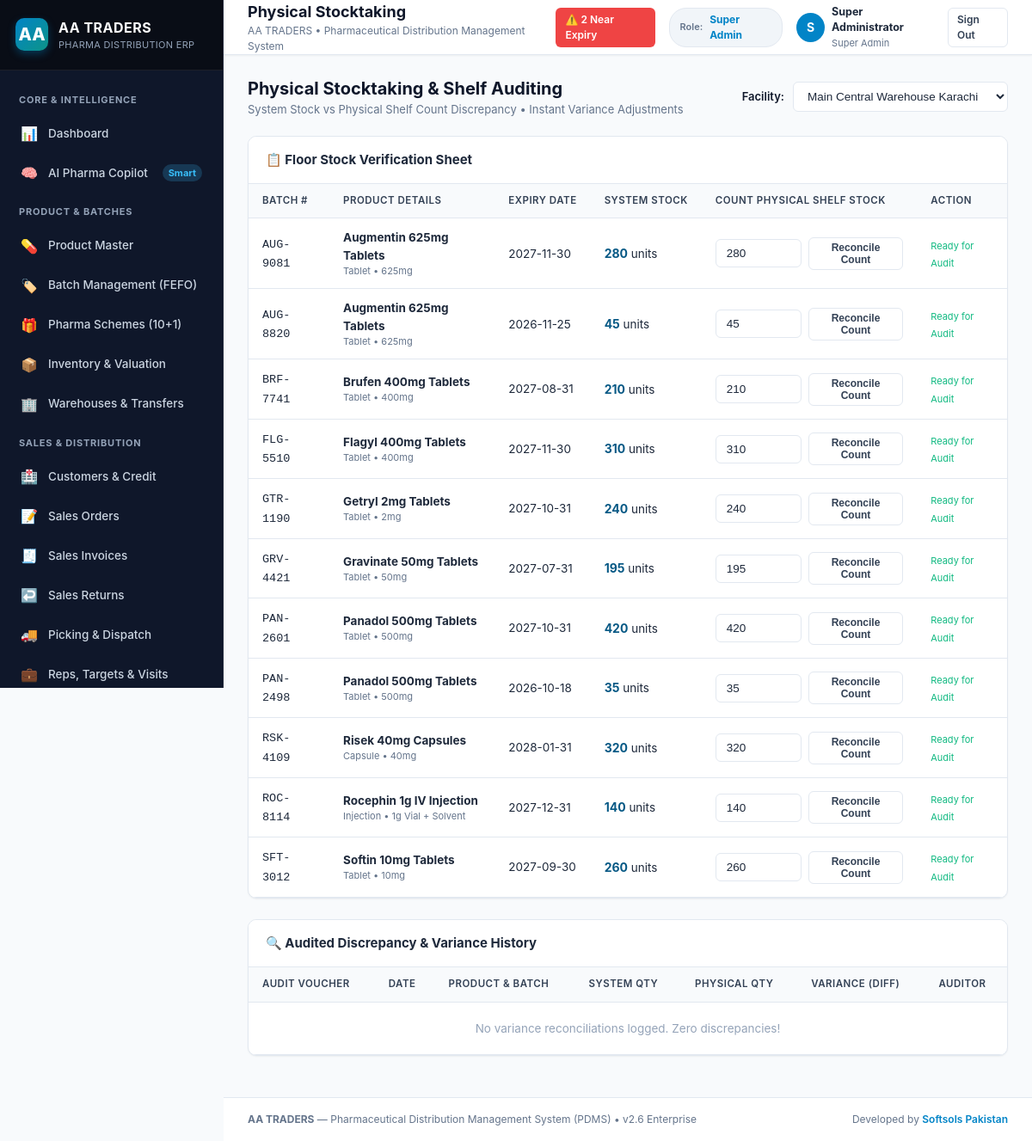
Page /stocktaking.php (signed in) on the committed database.
### tables this page shows
CREATE TABLE company_settings (
    id INTEGER PRIMARY KEY AUTOINCREMENT,
    name TEXT NOT NULL,
    trade_name TEXT,
    ntn TEXT,
    strn TEXT,
    drug_license_no TEXT,
    address TEXT,
    city TEXT,
    country TEXT DEFAULT 'Pakistan',
    phone TEXT,
    email TEXT,
    website TEXT,
    bank_name TEXT,
    bank_account_title TEXT,
    bank_account_no TEXT,
    iban TEXT,
    invoice_footer_note TEXT,
    currency_symbol TEXT DEFAULT 'Rs.',
    currency_code TEXT DEFAULT 'PKR',
    updated_at DATETIME DEFAULT CURRENT_TIMESTAMP
);

CREATE TABLE product_batches (
    id INTEGER PRIMARY KEY AUTOINCREMENT,
    product_id INTEGER NOT NULL,
    warehouse_id INTEGER NOT NULL,
    batch_number TEXT NOT NULL,
    mfg_date DATE NOT NULL,
    expiry_date DATE NOT NULL,
    purchase_price REAL NOT NULL DEFAULT 0.0,  -- Purchase rate per pack
    trade_price REAL NOT NULL DEFAULT 0.0,     -- Distributor Trade Price (TP)
    mrp_retail_price REAL NOT NULL DEFAULT 0.0,-- Maximum Retail Price (MRP)
    quantity_received INTEGER DEFAULT 0,
    quantity_available INTEGER DEFAULT 0,
    quantity_reserved INTEGER DEFAULT 0,
    quantity_damaged INTEGER DEFAULT 0,
    quantity_expired INTEGER DEFAULT 0,
    barcode TEXT,
    status TEXT DEFAULT 'active', -- active, quarantined, recalled, expired
    created_at DATETIME DEFAULT CURRENT_TIMESTAMP,
    FOREIGN KEY (product_id) REFERENCES products(id),
    FOREIGN KEY (warehouse_id) REFERENCES warehouses(id)
);

CREATE TABLE products (
    id INTEGER PRIMARY KEY AUTOINCREMENT,
    code TEXT UNIQUE NOT NULL,
    name TEXT NOT NULL,
    generic_name TEXT,
    brand_name TEXT,
    category_id INTEGER,
    therapeutic_id INTEGER,
    manufacturer_id INTEGER,
    dosage_form TEXT, -- Tablet, Capsule, Syrup, Injection, Cream, Drops, Suspension, Ointment
    strength TEXT,    -- e.g., 500mg, 10mg/ml, 1g
    pack_size TEXT,   -- e.g., 20 tablets, 1 vial, 120ml
    unit TEXT DEFAULT 'Box', -- Box, Pack, Strip, Bottle, Ampoule
    barcode TEXT,
    gtin TEXT,
    sku TEXT,
    tax_category TEXT DEFAULT 'exempt', -- exempt, standard, reduced
    tax_rate REAL DEFAULT 0.0,
    is_prescription INTEGER DEFAULT 1,
    min_stock INTEGER DEFAULT 10,
    max_stock INTEGER DEFAULT 1000,
    reorder_level INTEGER DEFAULT 25,
    safety_stock INTEGER DEFAULT 15,
    is_active INTEGER DEFAULT 1,
    created_at DATETIME DEFAULT CURRENT_TIMESTAMP,
    FOREIGN KEY (category_id) REFERENCES product_categories(id),
    FOREIGN KEY (therapeutic_id) REFERENCES therapeutic_classes(id),
    FOREIGN KEY (manufacturer_id) REFERENCES manufacturers(id)
);

### includes/auth.php (called while the page is built, shortened)
<?php
class Auth {
    public static function check(): bool {
        return isset($_SESSION['user_id']);
    }
    public static function user(): ?array {
        return [
            'id' => $_SESSION['user_id'],
            'username' => $_SESSION['username'],
            'name' => $_SESSION['full_name'],
            'email' => $_SESSION['email'],
            'role' => $_SESSION['role'],
        ];
    }
}

### stocktaking.php (the view, shortened to what this page needs)
<?php
$pageTitle = 'Physical Stocktaking';
require_once __DIR__ . '/includes/header.php';
$warehouseFilter = isset($_GET['warehouse_id']) && $_GET['warehouse_id'] !== '' ? (int)$_GET['warehouse_id'] : 1;
$batches = $db->query("
    SELECT b.*, p.name as product_name, p.code as product_code, p.dosage_form, p.strength,
           w.name as warehouse_name
    FROM product_batches b
    JOIN products p ON b.product_id = p.id
    JOIN warehouses w ON b.warehouse_id = w.id
    WHERE b.warehouse_id = {$warehouseFilter} AND b.status = 'active'
    ORDER BY p.name ASC
")->fetchAll();
$warehouses = $db->query("SELECT id, name FROM warehouses WHERE is_active = 1 ORDER BY name ASC")->fetchAll();
$recentAdjustments = $db->query("
    SELECT a.*, ai.system_quantity, ai.physical_quantity, ai.difference_quantity,
           p.name as product_name, pb.batch_number, u.full_name as auditor_name
    FROM stock_adjustments a
    JOIN stock_adjustment_items ai ON a.id = ai.adjustment_id
    JOIN products p ON ai.product_id = p.id
    JOIN product_batches pb ON ai.batch_id = pb.id
    LEFT JOIN users u ON a.adjusted_by = u.id
    ORDER BY a.id DESC LIMIT 10
")->fetchAll();
?>
<div style="display: flex; justify-content: space-between; align-items: center; margin-bottom: 20px;">
    <div>
        <h2 style="font-size: 20px; font-weight: 700; color: var(--slate-900);">Physical Stocktaking &amp; Shelf Auditing</h2>
        <p style="font-size: 13px; color: var(--slate-500);">System Stock vs Physical Shelf Count Discrepancy &bull; Instant Variance Adjustments</p>
    </div>
    <div style="display: flex; gap: 10px; align-items: center;">
        <label style="font-weight: 600; font-size: 13px;">Facility:</label>
        <select onchange="window.location.href='stocktaking.php?warehouse_id=' + this.value" class="form-select" style="width: 250px;">
            <?php foreach ($warehouses as $wh): ?>
                <option value="<?= $wh['id'] ?>" <?= $wh['id'] === $warehouseFilter ? 'selected' : '' ?>>
                    <?= htmlspecialchars($wh['name']) ?>
                </option>
            <?php endforeach; ?>
        </select>
    </div>
</div>
<div class="card" style="margin-bottom: 24px;">
    <div class="card-header">
        <span class="card-title">📋 Floor Stock Verification Sheet</span>
    </div>
    <div class="card-body" style="padding: 0;">
        <div class="table-responsive">
            <table class="table">
                <thead>
                    <tr>
                        <th>Batch #</th>
                        <th>Product Details</th>
                        <th>Expiry Date</th>
                        <th>System Stock</th>
                        <th>Count Physical Shelf Stock</th>
                        <th>Action</th>
                    </tr>
                </thead>
                <tbody>
                    <?php foreach ($batches as $b): ?>
                        <tr>
                            <td><code><?= htmlspecialchars($b['batch_number']) ?></code></td>
                            <td>
                                <strong><?= htmlspecialchars($b['product_name']) ?></strong>
                                <div style="font-size: 11px; color: var(--slate-500);"><?= htmlspecialchars($b['dosage_form']) ?> &bull; <?= htmlspecialchars($b['strength']) ?></div>
                            </td>
                            <td><?= htmlspecialchars($b['expiry_date']) ?></td>
                            <td>
                                <strong style="font-size: 14px; color: var(--primary-dark);"><?= $b['quantity_available'] ?></strong> units
                            </td>
                            <td>
                                <form method="POST" action="stocktaking.php" style="display: flex; gap: 8px; align-items: center;">
                                    <input type="number" name="physical_quantity" class="form-control form-control-sm" style="width: 100px;" value="<?= $b['quantity_available'] ?>" min="0" required>
                                    <button type="submit" class="btn btn-secondary btn-sm" onclick="return confirm('Confirm physical count reconciliation for batch <?= htmlspecialchars($b['batch_number']) ?>?')">
                                        Reconcile Count
                                    </button>
                                </form>
                            </td>
                            <td>
                                <span style="font-size: 11px; color: #10b981;">Ready for Audit</span>
                            </td>
                        </tr>
                    <?php endforeach; ?>
                </tbody>
            </table>
        </div>
    </div>
</div>
<div class="card">
    <div class="card-header">
        <span class="card-title">🔍 Audited Discrepancy &amp; Variance History</span>
    </div>
    <div class="card-body" style="padding: 0;">
        <div class="table-responsive">
            <table class="table">
                <thead>
                    <tr>
                        <th>Audit Voucher</th>
                        <th>Date</th>
                        <th>Product &amp; Batch</th>
                        <th>System Qty</th>
                        <th>Physical Qty</th>
                        <th>Variance (Diff)</th>
                        <th>Auditor</th>
                    </tr>
                </thead>
                <tbody>
                    <?php if (empty($recentAdjustments)): ?>
                        <tr><td colspan="7" style="text-align: center; color: var(--slate-400); padding: 20px;">No variance reconciliations logged. Zero discrepancies!</td></tr>
                    <?php endif; ?>
                </tbody>
            </table>
        </div>
    </div>
</div>
<?php require_once __DIR__ . '/includes/footer.php'; ?>

### includes/header.php (shortened to what this page needs)
<?php
require_once __DIR__ . '/auth.php';
$currentUser = Auth::user();
$db = Database::getConnection();
$nearExpiryCount = $db->query("
    SELECT COUNT(*) FROM product_batches
    WHERE status = 'active'
      AND quantity_available > 0
      AND julianday(expiry_date) - julianday('now') <= 90
")->fetchColumn();
$company = $db->query("SELECT * FROM company_settings LIMIT 1")->fetch();
$companyName = $company['name'] ?? 'AA TRADERS';
?>
<!DOCTYPE html>
<html lang="en">
<head>
    <link rel="stylesheet" href="assets/css/app.css">
</head>
<body>
<div class="app-container">
    <?php require_once __DIR__ . '/sidebar.php'; ?>
    <div class="main-content">
        <header class="topbar no-print">
            <div class="topbar-left">
                <div>
                    <h2 class="topbar-title"><?= htmlspecialchars($pageTitle ?? 'Overview') ?></h2>
                    <p class="topbar-subtitle"><?= htmlspecialchars($companyName) ?> &bull; Pharmaceutical Distribution Management System</p>
                </div>
            </div>
            <div class="topbar-right">
                <?php if ($nearExpiryCount > 0): ?>
                    <a href="expiry.php" class="btn btn-sm btn-danger" title="<?= $nearExpiryCount ?> Batches Near Expiry (< 90 Days)">
                        ⚠️ <?= $nearExpiryCount ?> Near Expiry
                    </a>
                <?php endif; ?>
                <div class="role-pill">
                    <span style="font-size: 11px; color: var(--slate-500);">Role:</span>
                    <span style="font-weight: 700; color: #0284c7; font-size: 12px;"><?= htmlspecialchars(ucwords(str_replace('_', ' ', $currentUser['role'] ?? 'User'))) ?></span>
                </div>
                <div style="display: flex; align-items: center; gap: 8px;">
                    <div style="width: 34px; height: 34px; border-radius: 50%; background: #0284c7; color: #fff; display: flex; align-items: center; justify-content: center; font-weight: 700;">
                        <?= strtoupper(substr($currentUser['name'] ?? 'U', 0, 1)) ?>
                    </div>
                    <div style="display: flex; flex-direction: column;">
                        <span style="font-size: 12.5px; font-weight: 700; color: #1e293b;"><?= htmlspecialchars($currentUser['name'] ?? 'User') ?></span>
                        <span style="font-size: 11px; color: #64748b;"><?= htmlspecialchars(ucwords(str_replace('_', ' ', $currentUser['role'] ?? ''))) ?></span>
                    </div>
                </div>
                <a href="logout.php" class="btn btn-secondary btn-sm" title="Sign Out">Sign Out</a>
            </div>
        </header>
        <main class="page-body">

### assets/css/app.css (style rules this page uses)
:root { --primary: #0284c7; --primary-hover: #0369a1; --primary-light: #e0f2fe; --primary-dark: #075985; --secondary: #0d9488; --secondary-light: #ccfbf1; --success: #10b981; --success-light: #d1fae5; --warning: #f59e0b; --warning-light: #fef3c7; --danger: #ef4444; --danger-light: #fee2e2; --info: #3b82f6; --info-light: #dbeafe; --slate-50: #f8fafc; --slate-100: #f1f5f9; --slate-200: #e2e8f0; --slate-300: #cbd5e1; --slate-400: #94a3b8; --slate-500: #64748b; --slate-600: #475569; --slate-700: #334155; --slate-800: #1e293b; --slate-900: #0f172a; --bg-main: #f8fafc; --card-bg: #ffffff; --border-color: #e2e8f0; --text-primary: #0f172a; --text-secondary: #475569; --text-muted: #64748b; --radius-sm: 6px; --radius-md: 10px; --radius-lg: 14px; --shadow-sm: 0 1px 2px 0 rgb(0 0 0 / 0.05); --shadow-md: 0 4px 6px -1px rgb(0 0 0 / 0.08), 0 2px 4px -2px rgb(0 0 0 / 0.06); --shadow-lg: 0 10px 15px -3px rgb(0 0 0 / 0.08), 0 4px 6px -4px rgb(0 0 0 / 0.05); }
* { box-sizing: border-box; margin: 0; padding: 0; }
body { font-family: -apple-system, BlinkMacSystemFont, "Segoe UI", Roboto, "Helvetica Neue", Arial, sans-serif; background-color: var(--bg-main); color: var(--text-primary); line-height: 1.5; font-size: 14px; overflow-x: hidden; }
.app-container { display: flex; min-height: 100vh; }
.main-content { flex: 1; display: flex; flex-direction: column; min-width: 0; background: var(--bg-main); }
.topbar { height: 64px; background: #ffffff; border-bottom: 1px solid var(--border-color); display: flex; align-items: center; justify-content: space-between; padding: 0 28px; position: sticky; top: 0; z-index: 30; box-shadow: var(--shadow-sm); }
.topbar-left { display: flex; align-items: center; gap: 16px; }
.topbar-title { font-size: 18px; font-weight: 700; color: var(--slate-900); }
.topbar-subtitle { font-size: 12px; color: var(--slate-500); }
.topbar-right { display: flex; align-items: center; gap: 16px; }
.role-pill { background: var(--slate-100); padding: 4px 12px; border-radius: 20px; border: 1px solid var(--border-color); display: flex; align-items: center; gap: 8px; font-size: 12px; font-weight: 600; color: var(--slate-700); }
.page-body { padding: 24px 28px; flex: 1; }
.card { background: var(--card-bg); border: 1px solid var(--border-color); border-radius: var(--radius-md); box-shadow: var(--shadow-sm); margin-bottom: 24px; overflow: hidden; }
.card-header { padding: 16px 20px; border-bottom: 1px solid var(--border-color); display: flex; align-items: center; justify-content: space-between; background: #ffffff; }
.card-title { font-size: 15px; font-weight: 700; color: var(--slate-800); display: flex; align-items: center; gap: 8px; }
.card-body { padding: 20px; }
.table-responsive { overflow-x: auto; width: 100%; }
.table { width: 100%; border-collapse: collapse; font-size: 13.5px; text-align: left; }
.table th { background: var(--slate-50); padding: 11px 16px; font-weight: 600; color: var(--slate-700); border-bottom: 1px solid var(--border-color); text-transform: uppercase; font-size: 11.5px; letter-spacing: 0.5px; white-space: nowrap; }
.table td { padding: 12px 16px; border-bottom: 1px solid var(--border-color); color: var(--slate-800); vertical-align: middle; }
.btn { display: inline-flex; align-items: center; justify-content: center; gap: 6px; padding: 8px 16px; border-radius: var(--radius-sm); font-size: 13px; font-weight: 600; cursor: pointer; border: 1px solid transparent; text-decoration: none; transition: all 0.15s ease; }
.btn-secondary { background: #ffffff; color: var(--slate-700); border-color: var(--border-color); }
.btn-danger { background: var(--danger); color: #ffffff; }
.btn-sm { padding: 4px 10px; font-size: 12px; }
.form-control, .form-select { width: 100%; padding: 8px 12px; border: 1px solid var(--border-color); border-radius: var(--radius-sm); font-size: 13.5px; color: var(--slate-800); background: #ffffff; transition: border-color 0.15s ease, box-shadow 0.15s ease; }

### rows in the picture
company_settings: name "AA TRADERS"
product_batches: batch_number "AUG-9081", product.name "Augmentin 625mg Tablets", product.dosage_form "Tablet", product.strength "625mg", expiry_date "2027-11-30", quantity_available "280", physical_quantity "280"
product_batches: batch_number "AUG-8820", product.name "Augmentin 625mg Tablets", product.dosage_form "Tablet", product.strength "625mg", expiry_date "2026-11-25", quantity_available "45", physical_quantity "45"
product_batches: batch_number "BRF-7741", product.name "Brufen 400mg Tablets", product.dosage_form "Tablet", product.strength "400mg", expiry_date "2027-08-31", quantity_available "210", physical_quantity "210"
product_batches: batch_number "FLG-5510", product.name "Flagyl 400mg Tablets", product.dosage_form "Tablet", product.strength "400mg", expiry_date "2027-11-30", quantity_available "310", physical_quantity "310"
product_batches: batch_number "GTR-1190", product.name "Getryl 2mg Tablets", product.dosage_form "Tablet", product.strength "2mg", expiry_date "2027-10-31", quantity_available "240", physical_quantity "240"
product_batches: batch_number "GRV-4421", product.name "Gravinate 50mg Tablets", product.dosage_form "Tablet", product.strength "50mg", expiry_date "2027-07-31", quantity_available "195", physical_quantity "195"
product_batches: batch_number "PAN-2601", product.name "Panadol 500mg Tablets", product.dosage_form "Tablet", product.strength "500mg", expiry_date "2027-10-31", quantity_available "420", physical_quantity "420"
product_batches: batch_number "PAN-2498", product.name "Panadol 500mg Tablets", product.dosage_form "Tablet", product.strength "500mg", expiry_date "2026-10-18", quantity_available "35", physical_quantity "35"
product_batches: batch_number "RSK-4109", product.name "Risek 40mg Capsules", product.dosage_form "Capsule", product.strength "40mg", expiry_date "2028-01-31", quantity_available "320", physical_quantity "320"
product_batches: batch_number "ROC-8114", product.name "Rocephin 1g IV Injection", product.dosage_form "Injection", product.strength "1g Vial + Solvent", expiry_date "2027-12-31", quantity_available "140", physical_quantity "140"
product_batches: batch_number "SFT-3012", product.name "Softin 10mg Tablets", product.dosage_form "Tablet", product.strength "10mg", expiry_date "2027-09-30", quantity_available "260", physical_quantity "260"

### other values in the picture
$pageTitle "Physical Stocktaking"
$nearExpiryCount "2"
str_replace('_', ' ', $currentUser['role'] ?? 'User') "Super Admin"
substr($currentUser['name'] ?? 'U', 0, 1) "S"
$currentUser['name'] "Super Administrator"
str_replace('_', ' ', $currentUser['role'] ?? '') "Super Admin"
form field value "Main Central Warehouse Karachi"
